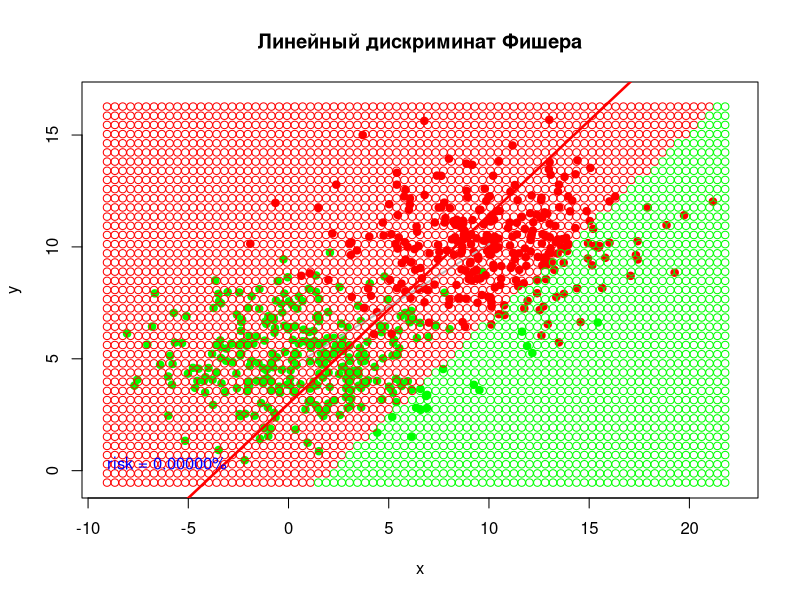

Recreate this plot in R.
library("MASS")
options(digits=5)
colors <- c("green", "red")
normalizeDataMiniMax <- function(x) {
  n <- dim(x)[1]
  m <- dim(x)[2]
  res <- matrix(NA, n, m)
  for (i in seq(m)) {
    minVal <- min(x[,i])
    maxVal <- max(x[,i])
    res[,i] <- (x[,i] - minVal)/(maxVal - minVal)
  }
  return(res)
}
getFunc <- function(sigma1, mu1, mu2) {
  d1 <- det(sigma1)
  invs1 <- solve(sigma1)
  
  b <- invs1 %*% t(mu1 - mu2)
  
  D <- b[1, 1] # x
  E <- b[2, 1] # y
  mu <- (mu1 + mu2)
  G <- c(mu %*% b) / 2
  
  func <- function(x) {
    -x*D/E + G/E
  }
  
  return(func)
}


getLDFClassificator <- function(Prob = c(1),Prior = c(1),means,vars)
{
  n <- dim(means)[1]
  funcs <- list()
  
  makefunc <- function(i) {
    force(i)
    function(X)
    { 
      res <- log(Prob[i] * Prior[i])
      l <- length(X)
      a <- 
        (-1/2)*(
          t(as.vector(means[,i])) %*% solve(vars) %*% (as.vector(means[,i]))
      )
      b <- t(X) %*% solve(vars) %*%  (as.vector(means[,i]))
      #print(b)
        
      res <- res + a + b
      
      #res <- Prob[i] * Prior[i]
      #l <- length(X)
      #chisl <- exp(
        #(-1/2)*(
          #t(X-as.vector(means[,i])) %*% solve(vars) %*% (X-as.vector(means[,i]))
        #)
      #)
      #res <- res * chisl/((2*pi) * det(vars)^(1/2))
      
      return(res)
    }
  }
  for(i in seq(n))
  {
    funcs[[i]] <- makefunc(i)
  }
  
  solvingFunc <- function(X)
  {
    results <- vector()
    for (i in seq(n))
    {
      results[i] <- funcs[[i]](X)
    }
    
    return(which.max(results))
  }
  return(solvingFunc)
}

getRisk <- function(mu1, mu2, sigma) {
  mah <- (mu1 - mu2) %*% solve(sigma) %*% t(mu1 - mu2)
  mah <- mah * -0.5
  res <- gausian(mah, 0, 1)
}

gausian <- function(x, M, D){
  return( (1/(D*sqrt(2*pi))) * exp(-1 * ((x - M)^2)/(2*D^2)) )
}

n <- 300
sigma1 <- matrix(c(15,0, 0, 3), 2, 2)

mu1 <- c(1,5)
mu2 <- c(10, 10)

xy1 <- mvrnorm(n=n, mu = mu1, Sigma = sigma1)
xy2 <- mvrnorm(n=n, mu = mu2, Sigma = sigma1)
#xy1 <- normalizeDataMiniMax(xy1)
#xy2 <- normalizeDataMiniMax(xy2)

#xyl <- normalizeDataMiniMax(list(cbind(xy1,1),cbind(xy2,2)))

plotxmin <- min(xy1[,1], xy2[,1]) - 1
plotymin <- min(xy1[,2], xy2[,2]) - 1
plotxmax <- max(xy1[,1], xy2[,1]) + 1
plotymax <- max(xy1[,2], xy2[,2]) + 1
plot(NULL, type="n", xlab = "x", ylab = "y", xlim=c(plotxmin, plotxmax), ylim = c(plotymin, plotymax), main="Линейный дискриминат Фишера")

points(xy1, pch=21, col=colors[1], bg=colors[1])
points(xy2, pch=21, col=colors[2], bg=colors[2])

m1 <- matrix(c(mean(xy1[,1]),mean(xy1[,2])),1,2)
m2 <- matrix(c(mean(xy2[,1]),mean(xy2[,2])),1,2)
means <- matrix(c(m1,m2),length(m1),2)
sigma1 <- matrix(c(var(xy1[,1]),var(xy1[,2]),var(xy2[,1]),var(xy2[,2])),2,2)

func <- getFunc(sigma1, m1, m2)

x <- seq(plotxmin-5, plotxmax+5, len = 500)
lines(x, func(x), lwd = 2.5, type="l", col = 'red')
lines(c(m1[1], m2[1]), c(m1[2], m2[2]), col = 'gray', lwd = 2)


LDFClassificator <- getLDFClassificator(rep(1,length(sigma1)),rep(2,length(sigma1)),means = means, vars = sigma1)

minx <- min(xy1[,1], xy2[,1]) - 1
miny <- min(xy1[,2], xy2[,2]) - 1
maxx <- max(xy1[,1], xy2[,1]) + 1
maxy <- max(xy1[,2], xy2[,2]) + 1
xstep <- (maxx-minx)/80
ystep <- (maxy-miny)/42
i <- minx
while(i <= maxx)
{ 
  j <- miny
  while(j <= maxy)
  {
    xy <- c(i,j)
    points(xy[1],xy[2], col=colors[LDFClassificator(xy)])
    
    j <- j+ystep
  }
  i <- i+xstep
}

risk <- getRisk(m1, m2, sigma1)
text(plotxmin,plotymin, sprintf("risk = %s%%", format(round(risk*100, 5), nsmall = 5)), adj = c( 0, -1 ), col = "blue" )
